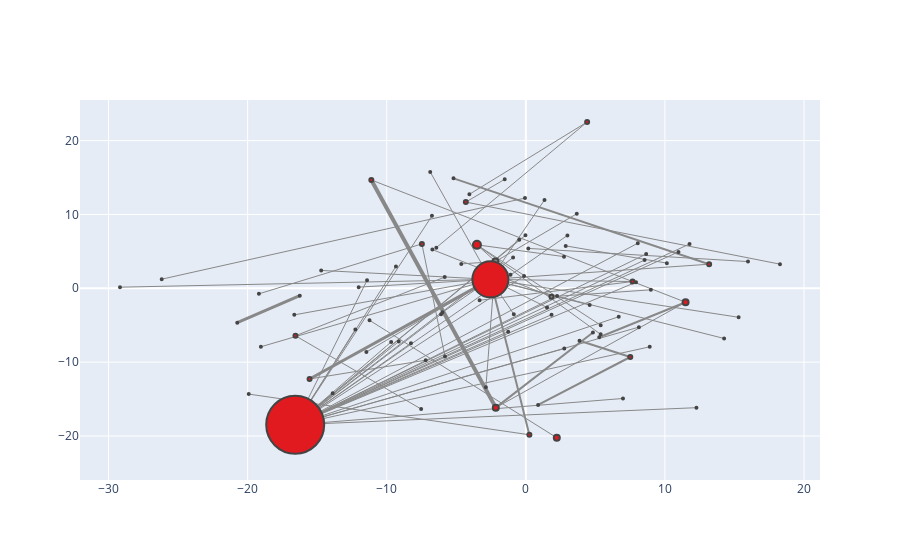

The notebook cell saved with this chart:
### Code cell
def plotNetworkSizeColor_q3(graph, df_user):

    scatters=[]

    for (node1, node2) in graph.edges():
        x0, y0 = graph.nodes[node1]['pos']
        x1, y1 = graph.nodes[node2]['pos']
        edgeWidth = graph[node1][node2]['numberMentions']
        s = Scatter(
                x=[x0, x1],
                y=[y0, y1],
                hoverinfo='none',
                mode='lines', 
                line=scatter.Line(width=edgeWidth ,color='#888'))
        scatters.append(s)



    for node in graph.nodes():
        xPos, yPos = graph.nodes[node]['pos']
        s = Scatter(
                x=[xPos], 
                y=[yPos], 
                
                text="User: %s <br> Top 3 most common word: %s <br>" % (node, df_user[df_user.user==node]['3 most common words'].values),
                hoverinfo='text',
                mode='markers', 
                marker=dict(
                    color=ylorrd4[3] if len(df_user[df_user.user==node]['3 most common words'].values) > 0 else '#888', 
                    size=nx.degree(graph,node)*2,         
                    line=dict(width=2)))
        scatters.append(s)
    
    layout = Layout(showlegend=False)
    fig = Figure(data=scatters, layout=layout)
    iplot(fig, show_link=False)

configure_plotly_browser_state()
plotNetworkSizeColor_q3(sportsGraph, df_user)

### Figure 1 — Plotly figure (JSON) as saved in the notebook; plotly's stock layout.template omitted (floating-point values rounded to 4 significant figures)
{"data": [{"mode": "lines", "hoverinfo": "none", "y": [14.89, 3.264], "x": [-5.2, 13.18], "line": {"color": "#888", "width": 2}, "type": "scatter"}, {"mode": "lines", "hoverinfo": "none", "y": [3.264, 1.209], "x": [13.18, -2.548], "line": {"color": "#888", "width": 1}, "type": "scatter"}, {"mode": "lines", "hoverinfo": "none", "y": [3.407, 5.742], "x": [10.14, 2.866], "line": {"color": "#888", "width": 1}, "type": "scatter"}, {"mode": "lines", "hoverinfo": "none", "y": [5.401, 3.618], "x": [0.1776, 15.97], "line": {"color": "#888", "width": 1}, "type": "scatter"}, {"mode": "lines", "hoverinfo": "none", "y": [-1.005, -4.655], "x": [-16.25, -20.74], "line": {"color": "#888", "width": 3}, "type": "scatter"}, {"mode": "lines", "hoverinfo": "none", "y": [5.242, -1.135], "x": [-6.719, 1.844], "line": {"color": "#888", "width": 1}, "type": "scatter"}, {"mode": "lines", "hoverinfo": "none", "y": [-1.135, -0.2056], "x": [1.844, 8.988], "line": {"color": "#888", "width": 1}, "type": "scatter"}, {"mode": "lines", "hoverinfo": "none", "y": [10.09, 3.619], "x": [3.662, -2.187], "line": {"color": "#888", "width": 1}, "type": "scatter"}, {"mode": "lines", "hoverinfo": "none", "y": [3.619, -13.41], "x": [-2.187, -2.87], "line": {"color": "#888", "width": 1}, "type": "scatter"}, {"mode": "lines", "hoverinfo": "none", "y": [3.619, 3.303], "x": [-2.187, -4.642], "line": {"color": "#888", "width": 1}, "type": "scatter"}, {"mode": "lines", "hoverinfo": "none", "y": [22.52, 12.73], "x": [4.406, -4.058], "line": {"color": "#888", "width": 1}, "type": "scatter"}, {"mode": "lines", "hoverinfo": "none", "y": [22.52, 5.506], "x": [4.406, -6.435], "line": {"color": "#888", "width": 1}, "type": "scatter"}, {"mode": "lines", "hoverinfo": "none", "y": [-6.431, 1.516], "x": [-16.56, -5.833], "line": {"color": "#888", "width": 1}, "type": "scatter"}, {"mode": "lines", "hoverinfo": "none", "y": [-6.431, -16.35], "x": [-16.56, -7.526], "line": {"color": "#888", "width": 1}, "type": "scatter"}, {"mode": "lines", "hoverinfo": "none", "y": [5.884, 1.82], "x": [-3.515, -1.102], "line": {"color": "#888", "width": 1}, "type": "scatter"}, {"mode": "lines", "hoverinfo": "none", "y": [5.884, -4.997], "x": [-3.515, 5.383], "line": {"color": "#888", "width": 1}, "type": "scatter"}, {"mode": "lines", "hoverinfo": "none", "y": [5.884, 4.288], "x": [-3.515, 2.744], "line": {"color": "#888", "width": 1}, "type": "scatter"}, {"mode": "lines", "hoverinfo": "none", "y": [5.884, -6.231], "x": [-3.515, 5.378], "line": {"color": "#888", "width": 1}, "type": "scatter"}, {"mode": "lines", "hoverinfo": "none", "y": [11.68, 3.266], "x": [-4.314, 18.27], "line": {"color": "#888", "width": 1}, "type": "scatter"}, {"mode": "lines", "hoverinfo": "none", "y": [11.68, 14.76], "x": [-4.314, -1.518], "line": {"color": "#888", "width": 1}, "type": "scatter"}, {"mode": "lines", "hoverinfo": "none", "y": [-16.16, 14.67], "x": [-2.16, -11.11], "line": {"color": "#888", "width": 4}, "type": "scatter"}, {"mode": "lines", "hoverinfo": "none", "y": [-16.16, -5.993], "x": [-2.16, 4.824], "line": {"color": "#888", "width": 2}, "type": "scatter"}, {"mode": "lines", "hoverinfo": "none", "y": [-16.16, -1.885], "x": [-2.16, 11.48], "line": {"color": "#888", "width": 1}, "type": "scatter"}, {"mode": "lines", "hoverinfo": "none", "y": [14.67, -1.885], "x": [-11.11, 11.48], "line": {"color": "#888", "width": 1}, "type": "scatter"}, {"mode": "lines", "hoverinfo": "none", "y": [-1.885, -6.637], "x": [11.48, 5.277], "line": {"color": "#888", "width": 2}, "type": "scatter"}, {"mode": "lines", "hoverinfo": "none", "y": [6.012, -9.238], "x": [-7.472, -5.812], "line": {"color": "#888", "width": 1}, "type": "scatter"}, {"mode": "lines", "hoverinfo": "none", "y": [6.012, -0.7529], "x": [-7.472, -19.19], "line": {"color": "#888", "width": 1}, "type": "scatter"}, {"mode": "lines", "hoverinfo": "none", "y": [-18.48, -7.44], "x": [-16.58, -8.257], "line": {"color": "#888", "width": 1}, "type": "scatter"}, {"mode": "lines", "hoverinfo": "none", "y": [-18.48, 7.176], "x": [-16.58, -0.02775], "line": {"color": "#888", "width": 1}, "type": "scatter"}, {"mode": "lines", "hoverinfo": "none", "y": [-18.48, 6.102], "x": [-16.58, 8.048], "line": {"color": "#888", "width": 1}, "type": "scatter"}, {"mode": "lines", "hoverinfo": "none", "y": [-18.48, 1.657], "x": [-16.58, -0.1271], "line": {"color": "#888", "width": 1}, "type": "scatter"}, {"mode": "lines", "hoverinfo": "none", "y": [-18.48, -7.261], "x": [-16.58, -9.679], "line": {"color": "#888", "width": 1}, "type": "scatter"}, {"mode": "lines", "hoverinfo": "none", "y": [-18.48, -8.166], "x": [-16.58, 2.765], "line": {"color": "#888", "width": 1}, "type": "scatter"}, {"mode": "lines", "hoverinfo": "none", "y": [-18.48, 6.588], "x": [-16.58, -0.4718], "line": {"color": "#888", "width": 1}, "type": "scatter"}, {"mode": "lines", "hoverinfo": "none", "y": [-18.48, 4.167], "x": [-16.58, -0.916], "line": {"color": "#888", "width": 1}, "type": "scatter"}, {"mode": "lines", "hoverinfo": "none", "y": [-18.48, 4.925], "x": [-16.58, 10.97], "line": {"color": "#888", "width": 1}, "type": "scatter"}, {"mode": "lines", "hoverinfo": "none", "y": [-18.48, 7.158], "x": [-16.58, 2.989], "line": {"color": "#888", "width": 1}, "type": "scatter"}, {"mode": "lines", "hoverinfo": "none", "y": [-18.48, 2.967], "x": [-16.58, -9.336], "line": {"color": "#888", "width": 1}, "type": "scatter"}, {"mode": "lines", "hoverinfo": "none", "y": [-18.48, -3.577], "x": [-16.58, 1.849], "line": {"color": "#888", "width": 1}, "type": "scatter"}, {"mode": "lines", "hoverinfo": "none", "y": [-18.48, -7.212], "x": [-16.58, -9.133], "line": {"color": "#888", "width": 1}, "type": "scatter"}, {"mode": "lines", "hoverinfo": "none", "y": [-18.48, -1.04], "x": [-16.58, 2.244], "line": {"color": "#888", "width": 1}, "type": "scatter"}, {"mode": "lines", "hoverinfo": "none", "y": [-18.48, 1.09], "x": [-16.58, -11.42], "line": {"color": "#888", "width": 1}, "type": "scatter"}, {"mode": "lines", "hoverinfo": "none", "y": [-18.48, -5.88], "x": [-16.58, -1.269], "line": {"color": "#888", "width": 1}, "type": "scatter"}, {"mode": "lines", "hoverinfo": "none", "y": [-18.48, 3.825], "x": [-16.58, 8.537], "line": {"color": "#888", "width": 1}, "type": "scatter"}, {"mode": "lines", "hoverinfo": "none", "y": [-18.48, -14.92], "x": [-16.58, 6.984], "line": {"color": "#888", "width": 1}, "type": "scatter"}, {"mode": "lines", "hoverinfo": "none", "y": [-18.48, -5.261], "x": [-16.58, 8.128], "line": {"color": "#888", "width": 1}, "type": "scatter"}, {"mode": "lines", "hoverinfo": "none", "y": [-18.48, 5.996], "x": [-16.58, 11.77], "line": {"color": "#888", "width": 1}, "type": "scatter"}, {"mode": "lines", "hoverinfo": "none", "y": [-18.48, -3.854], "x": [-16.58, 6.678], "line": {"color": "#888", "width": 1}, "type": "scatter"}, {"mode": "lines", "hoverinfo": "none", "y": [-18.48, -3.522], "x": [-16.58, -6.093], "line": {"color": "#888", "width": 1}, "type": "scatter"}, {"mode": "lines", "hoverinfo": "none", "y": [-18.48, -16.17], "x": [-16.58, 12.26], "line": {"color": "#888", "width": 1}, "type": "scatter"}, {"mode": "lines", "hoverinfo": "none", "y": [-18.48, 9.807], "x": [-16.58, -6.748], "line": {"color": "#888", "width": 1}, "type": "scatter"}, {"mode": "lines", "hoverinfo": "none", "y": [-18.48, 0.8273], "x": [-16.58, 7.922], "line": {"color": "#888", "width": 1}, "type": "scatter"}, {"mode": "lines", "hoverinfo": "none", "y": [-18.48, -5.569], "x": [-16.58, -12.26], "line": {"color": "#888", "width": 1}, "type": "scatter"}, {"mode": "lines", "hoverinfo": "none", "y": [-18.48, -14.2], "x": [-16.58, -13.89], "line": {"color": "#888", "width": 1}, "type": "scatter"}, {"mode": "lines", "hoverinfo": "none", "y": [-18.48, -7.928], "x": [-16.58, 8.906], "line": {"color": "#888", "width": 1}, "type": "scatter"}, {"mode": "lines", "hoverinfo": "none", "y": [-18.48, 4.636], "x": [-16.58, 8.651], "line": {"color": "#888", "width": 1}, "type": "scatter"}, {"mode": "lines", "hoverinfo": "none", "y": [-1.621, 0.9125], "x": [-3.325, 7.671], "line": {"color": "#888", "width": 1}, "type": "scatter"}, {"mode": "lines", "hoverinfo": "none", "y": [0.9125, 1.209], "x": [7.671, -2.548], "line": {"color": "#888", "width": 1}, "type": "scatter"}, {"mode": "lines", "hoverinfo": "none", "y": [1.234, 12.22], "x": [-26.18, -0.06057], "line": {"color": "#888", "width": 1}, "type": "scatter"}, {"mode": "lines", "hoverinfo": "none", "y": [-9.74, -12.28], "x": [-7.198, -15.55], "line": {"color": "#888", "width": 1}, "type": "scatter"}, {"mode": "lines", "hoverinfo": "none", "y": [-12.28, 1.209], "x": [-15.55, -2.548], "line": {"color": "#888", "width": 3}, "type": "scatter"}, {"mode": "lines", "hoverinfo": "none", "y": [-15.79, -9.304], "x": [0.8807, 7.509], "line": {"color": "#888", "width": 2}, "type": "scatter"}, {"mode": "lines", "hoverinfo": "none", "y": [-9.304, -7.102], "x": [7.509, 3.858], "line": {"color": "#888", "width": 2}, "type": "scatter"}, {"mode": "lines", "hoverinfo": "none", "y": [-20.24, -4.331], "x": [2.225, -11.24], "line": {"color": "#888", "width": 1}, "type": "scatter"}, {"mode": "lines", "hoverinfo": "none", "y": [-20.24, -20.24], "x": [2.225, 2.225], "line": {"color": "#888", "width": 1}, "type": "scatter"}, {"mode": "lines", "hoverinfo": "none", "y": [-14.33, -19.83], "x": [-19.92, 0.2546], "line": {"color": "#888", "width": 1}, "type": "scatter"}, {"mode": "lines", "hoverinfo": "none", "y": [-19.83, 1.209], "x": [0.2546, -2.548], "line": {"color": "#888", "width": 2}, "type": "scatter"}, {"mode": "lines", "hoverinfo": "none", "y": [1.209, 11.97], "x": [-2.548, 1.342], "line": {"color": "#888", "width": 1}, "type": "scatter"}, {"mode": "lines", "hoverinfo": "none", "y": [1.209, 0.1513], "x": [-2.548, -29.17], "line": {"color": "#888", "width": 1}, "type": "scatter"}, {"mode": "lines", "hoverinfo": "none", "y": [1.209, -3.52], "x": [-2.548, -0.8646], "line": {"color": "#888", "width": 1}, "type": "scatter"}, {"mode": "lines", "hoverinfo": "none", "y": [1.209, -8.628], "x": [-2.548, -11.46], "line": {"color": "#888", "width": 1}, "type": "scatter"}, {"mode": "lines", "hoverinfo": "none", "y": [1.209, -2.593], "x": [-2.548, 1.524], "line": {"color": "#888", "width": 1}, "type": "scatter"}, {"mode": "lines", "hoverinfo": "none", "y": [1.209, -3.924], "x": [-2.548, 15.3], "line": {"color": "#888", "width": 1}, "type": "scatter"}, {"mode": "lines", "hoverinfo": "none", "y": [1.209, 15.75], "x": [-2.548, -6.874], "line": {"color": "#888", "width": 1}, "type": "scatter"}, {"mode": "lines", "hoverinfo": "none", "y": [1.209, -3.258], "x": [-2.548, -5.994], "line": {"color": "#888", "width": 1}, "type": "scatter"}, {"mode": "lines", "hoverinfo": "none", "y": [1.209, -7.921], "x": [-2.548, -19.05], "line": {"color": "#888", "width": 1}, "type": "scatter"}, {"mode": "lines", "hoverinfo": "none", "y": [1.209, -6.797], "x": [-2.548, 14.25], "line": {"color": "#888", "width": 1}, "type": "scatter"}, {"mode": "lines", "hoverinfo": "none", "y": [1.209, 0.157], "x": [-2.548, -12.02], "line": {"color": "#888", "width": 1}, "type": "scatter"}, {"mode": "lines", "hoverinfo": "none", "y": [1.209, -3.599], "x": [-2.548, -16.65], "line": {"color": "#888", "width": 1}, "type": "scatter"}, {"mode": "lines", "hoverinfo": "none", "y": [1.209, -2.273], "x": [-2.548, 4.587], "line": {"color": "#888", "width": 1}, "type": "scatter"}, {"mode": "lines", "hoverinfo": "none", "y": [1.209, 2.422], "x": [-2.548, -14.71], "line": {"color": "#888", "width": 1}, "type": "scatter"}, {"text": "User: kackerl <br> Top 3 most common word: ['soccerclips, cup, video'] <br>", "y": [14.89], "mode": "markers", "hoverinfo": "text", "marker": {"color": "hsl(359.0, 79.0%, 49.0%)", "line": {"width": 2}, "size": 2}, "x": [-5.2], "type": "scatter"}, {"text": "User: soccerclips <br> Top 3 most common word: ['video, http, tinyurl'] <br>", "y": [3.264], "mode": "markers", "hoverinfo": "text", "marker": {"color": "hsl(359.0, 79.0%, 49.0%)", "line": {"width": 2}, "size": 4}, "x": [13.18], "type": "scatter"}, {"text": "User: vanadamssports <br> Top 3 most common word: ['using, social, media'] <br>", "y": [3.407], "mode": "markers", "hoverinfo": "text", "marker": {"color": "hsl(359.0, 79.0%, 49.0%)", "line": {"width": 2}, "size": 2}, "x": [10.14], "type": "scatter"}, {"text": "User: sports_business <br> Top 3 most common word: [] <br>", "y": [5.742], "mode": "markers", "hoverinfo": "text", "marker": {"color": "#888", "line": {"width": 2}, "size": 2}, "x": [2.866], "type": "scatter"}, {"text": "User: jimhutchinson <br> Top 3 most common word: ['tinaladuke, results, told'] <br>", "y": [5.401], "mode": "markers", "hoverinfo": "text", "marker": {"color": "hsl(359.0, 79.0%, 49.0%)", "line": {"width": 2}, "size": 2}, "x": [0.1776], "type": "scatter"}, {"text": "User: tinaladuke <br> Top 3 most common word: [] <br>", "y": [3.618], "mode": "markers", "hoverinfo": "text", "marker": {"color": "#888", "line": {"width": 2}, "size": 2}, "x": [15.97], "type": "scatter"}, {"text": "User: oak_athletics <br> Top 3 most common word: ['thefantasyfix, wire, watch'] <br>", "y": [-1.005], "mode": "markers", "hoverinfo": "text", "marker": {"color": "hsl(359.0, 79.0%, 49.0%)", "line": {"width": 2}, "size": 2}, "x": [-16.25], "type": "scatter"}, {"text": "User: thefantasyfix <br> Top 3 most common word: [] <br>", "y": [-4.655], "mode": "markers", "hoverinfo": "text", "marker": {"color": "#888", "line": {"width": 2}, "size": 2}, "x": [-20.74], "type": "scatter"}, {"text": "User: chowjackie <br> Top 3 most common word: ['thestandardhk, ronaldo, gets'] <br>", "y": [5.242], "mode": "markers", "hoverinfo": "text", "marker": {"color": "hsl(359.0, 79.0%, 49.0%)", "line": {"width": 2}, "size": 2}, "x": [-6.719], "type": "scatter"}, {"text": "User: thestandardhk <br> Top 3 most common word: [] <br>", "y": [-1.135], "mode": "markers", "hoverinfo": "text", "marker": {"color": "#888", "line": {"width": 2}, "size": 4}, "x": [1.844], "type": "scatter"}, {"text": "User: thaicam <br> Top 3 most common word: ['glad, leaving, thestandardhk'] <br>", "y": [-0.2056], "mode": "markers", "hoverinfo": "text", "marker": {"color": "hsl(359.0, 79.0%, 49.0%)", "line": {"width": 2}, "size": 2}, "x": [8.988], "type": "scatter"}, {"text": "User: theticketcoach <br> Top 3 most common word: ['list, 410, sportsbiz'] <br>", "y": [10.09], "mode": "markers", "hoverinfo": "text", "marker": {"color": "hsl(359.0, 79.0%, 49.0%)", "line": {"width": 2}, "size": 2}, "x": [3.662], "type": "scatter"}, {"text": "User: rongoch <br> Top 3 most common word: [] <br>", "y": [3.619], "mode": "markers", "hoverinfo": "text", "marker": {"color": "#888", "line": {"width": 2}, "size": 6}, "x": [-2.187], "type": "scatter"}, {"text": "User: meaghery <br> Top 3 most common word: ['list, 410, sportsbiz'] <br>", "y": [-13.41], "mode": "markers", "hoverinfo": "text", "marker": {"color": "hsl(359.0, 79.0%, 49.0%)", "line": {"width": 2}, "size": 2}, "x": [-2.87], "type": "scatter"}, {"text": "User: createasellout <br> Top 3 most common word: ['list, 410, sportsbiz'] <br>", "y": [3.303], "mode": "markers", "hoverinfo": "text", "marker": {"color": "hsl(359.0, 79.0%, 49.0%)", "line": {"width": 2}, "size": 2}, "x": [-4.642], "type": "scatter"}, {"text": "User: staycation_la <br> Top 3 most common word: ['awesome, lakers, pic'] <br>", "y": [22.52], "mode": "markers", "hoverinfo": "text", "marker": {"color": "hsl(359.0, 79.0%, 49.0%)", "line": {"width": 2}, "size": 4}, "x": [4.406], "type": "scatter"}, {"text": "User: lakers <br> Top 3 most common word: [] <br>", "y": [12.73], "mode": "markers", "hoverinfo": "text", "marker": {"color": "#888", "line": {"width": 2}, "size": 2}, "x": [-4.058], "type": "scatter"}, {"text": "User: derekfisher <br> Top 3 most common word: [] <br>", "y": [5.506], "mode": "markers", "hoverinfo": "text", "marker": {"color": "#888", "line": {"width": 2}, "size": 2}, "x": [-6.435], "type": "scatter"}, {"text": "User: flipbooks <br> Top 3 most common word: ['sports, http, sportsmarketing'] <br>", "y": [-6.431], "mode": "markers", "hoverinfo": "text", "marker": {"color": "hsl(359.0, 79.0%, 49.0%)", "line": {"width": 2}, "size": 4}, "x": [-16.56], "type": "scatter"}, {"text": "User: demonick <br> Top 3 most common word: [] <br>", "y": [1.516], "mode": "markers", "hoverinfo": "text", "marker": {"color": "#888", "line": {"width": 2}, "size": 2}, "x": [-5.833], "type": "scatter"}, {"text": "User: peterpek <br> Top 3 most common word: [] <br>", "y": [-16.35], "mode": "markers", "hoverinfo": "text", "marker": {"color": "#888", "line": {"width": 2}, "size": 2}, "x": [-7.526], "type": "scatter"}, {"text": "User: dharmabob <br> Top 3 most common word: ['followfriday, sports, yankeeshate'] <br>", "y": [5.884], "mode": "markers", "hoverinfo": "text", "marker": {"color": "hsl(359.0, 79.0%, 49.0%)", "line": {"width": 2}, "size": 8}, "x": [-3.515], "type": "scatter"}, {"text": "User: markdilullo <br> Top 3 most common word: [] <br>", "y": [1.82], "mode": "markers", "hoverinfo": "text", "marker": {"color": "#888", "line": {"width": 2}, "size": 2}, "x": [-1.102], "type": "scatter"}, {"text": "User: notangrybob <br> Top 3 most common word: [] <br>", "y": [-4.997], "mode": "markers", "hoverinfo": "text", "marker": {"color": "#888", "line": {"width": 2}, "size": 2}, "x": [5.383], "type": "scatter"}, {"text": "User: sleepjunky <br> Top 3 most common word: [] <br>", "y": [4.288], "mode": "markers", "hoverinfo": "text", "marker": {"color": "#888", "line": {"width": 2}, "size": 2}, "x": [2.744], "type": "scatter"}, {"text": "User: chumworth <br> Top 3 most common word: [] <br>", "y": [-6.231], "mode": "markers", "hoverinfo": "text", "marker": {"color": "#888", "line": {"width": 2}, "size": 2}, "x": [5.378], "type": "scatter"}, {"text": "User: gofullride <br> Top 3 most common word: ['imbradmiller, gevjen, working'] <br>", "y": [11.68], "mode": "markers", "hoverinfo": "text", "marker": {"color": "hsl(359.0, 79.0%, 49.0%)", "line": {"width": 2}, "size": 4}, "x": [-4.314], "type": "scatter"}, {"text": "User: imbradmiller <br> Top 3 most common word: [] <br>", "y": [3.266], "mode": "markers", "hoverinfo": "text", "marker": {"color": "#888", "line": {"width": 2}, "size": 2}, "x": [18.27], "type": "scatter"}, {"text": "User: gevjen <br> Top 3 most common word: [] <br>", "y": [14.76], "mode": "markers", "hoverinfo": "text", "marker": {"color": "#888", "line": {"width": 2}, "size": 2}, "x": [-1.518], "type": "scatter"}, {"text": "User: jussisolja <br> Top 3 most common word: ['joining, anssimakela, konaruss'] <br>", "y": [-16.16], "mode": "markers", "hoverinfo": "text", "marker": {"color": "hsl(359.0, 79.0%, 49.0%)", "line": {"width": 2}, "size": 6}, "x": [-2.16], "type": "scatter"}, {"text": "User: anssimakela <br> Top 3 most common word: ['jussisolja, follow, levi24'] <br>", "y": [14.67], "mode": "markers", "hoverinfo": "text", "marker": {"color": "hsl(359.0, 79.0%, 49.0%)", "line": {"width": 2}, "size": 4}, "x": [-11.11], "type": "scatter"}, {"text": "User: konaruss <br> Top 3 most common word: [] <br>", "y": [-5.993], "mode": "markers", "hoverinfo": "text", "marker": {"color": "#888", "line": {"width": 2}, "size": 2}, "x": [4.824], "type": "scatter"}, {"text": "User: kona_russ <br> Top 3 most common word: ['sportstracker, http, lap'] <br>", "y": [-1.885], "mode": "markers", "hoverinfo": "text", "marker": {"color": "hsl(359.0, 79.0%, 49.0%)", "line": {"width": 2}, "size": 6}, "x": [11.48], "type": "scatter"}, {"text": "User: edduzzell <br> Top 3 most common word: [] <br>", "y": [-6.637], "mode": "markers", "hoverinfo": "text", "marker": {"color": "#888", "line": {"width": 2}, "size": 2}, "x": [5.277], "type": "scatter"}, {"text": "User: birdieblog <br> Top 3 most common word: ['golf, http, sports'] <br>", "y": [6.012], "mode": "markers", "hoverinfo": "text", "marker": {"color": "hsl(359.0, 79.0%, 49.0%)", "line": {"width": 2}, "size": 4}, "x": [-7.472], "type": "scatter"}, {"text": "User: iproputt_bob <br> Top 3 most common word: [] <br>", "y": [-9.238], "mode": "markers", "hoverinfo": "text", "marker": {"color": "#888", "line": {"width": 2}, "size": 2}, "x": [-5.812], "type": "scatter"}, {"text": "User: monstersinsf <br> Top 3 most common word: ['2009, http, com'] <br>", "y": [-18.48], "mode": "markers", "hoverinfo": "text", "marker": {"color": "hsl(359.0, 79.0%, 49.0%)", "line": {"width": 2}, "size": 58}, "x": [-16.58], "type": "scatter"}, {"text": "User: ifyouseekdemi <br> Top 3 most common word: [] <br>", "y": [-7.44], "mode": "markers", "hoverinfo": "text", "marker": {"color": "#888", "line": {"width": 2}, "size": 2}, "x": [-8.257], "type": "scatter"}, {"text": "User: meinungs_blog <br> Top 3 most common word: [] <br>", "y": [7.176], "mode": "markers", "hoverinfo": "text", "marker": {"color": "#888", "line": {"width": 2}, "size": 2}, "x": [-0.02775], "type": "scatter"}, {"text": "User: nickjoekevin01 <br> Top 3 most common word: [] <br>", "y": [6.102], "mode": "markers", "hoverinfo": "text", "marker": {"color": "#888", "line": {"width": 2}, "size": 2}, "x": [8.048], "type": "scatter"}, {"text": "User: myartspace <br> Top 3 most common word: [] <br>", "y": [1.657], "mode": "markers", "hoverinfo": "text", "marker": {"color": "#888", "line": {"width": 2}, "size": 2}, "x": [-0.1271], "type": "scatter"}, {"text": "User: hookedblog <br> Top 3 most common word: [] <br>", "y": [-7.261], "mode": "markers", "hoverinfo": "text", "marker": {"color": "#888", "line": {"width": 2}, "size": 2}, "x": [-9.679], "type": "scatter"}, {"text": "User: lilyroseallen <br> Top 3 most common word: [] <br>", "y": [-8.166], "mode": "markers", "hoverinfo": "text", "marker": {"color": "#888", "line": {"width": 2}, "size": 2}, "x": [2.765], "type": "scatter"}, {"text": "User:  <br> Top 3 most common word: [] <br>", "y": [6.588], "mode": "markers", "hoverinfo": "text", "marker": {"color": "#888", "line": {"width": 2}, "size": 2}, "x": [-0.4718], "type": "scatter"}, {"text": "User: mickyates <br> Top 3 most common word: [] <br>", "y": [4.167], "mode": "markers", "hoverinfo": "text", "marker": {"color": "#888", "line": {"width": 2}, "size": 2}, "x": [-0.916], "type": "scatter"}, {"text": "User: uk_reporter <br> Top 3 most common word: [] <br>", "y": [4.925], "mode": "markers", "hoverinfo": "text", "marker": {"color": "#888", "line": {"width": 2}, "size": 2}, "x": [10.97], "type": "scatter"}, {"text": "User: mathys <br> Top 3 most common word: [] <br>", "y": [7.158], "mode": "markers", "hoverinfo": "text", "marker": {"color": "#888", "line": {"width": 2}, "size": 2}, "x": [2.989], "type": "scatter"}, {"text": "User: aisha1908 <br> Top 3 most common word: [] <br>", "y": [2.967], "mode": "markers", "hoverinfo": "text", "marker": {"color": "#888", "line": {"width": 2}, "size": 2}, "x": [-9.336], "type": "scatter"}, {"text": "User: laineylovestbs <br> Top 3 most common word: [] <br>", "y": [-3.577], "mode": "markers", "hoverinfo": "text", "marker": {"color": "#888", "line": {"width": 2}, "size": 2}, "x": [1.849], "type": "scatter"}, {"text": "User: ddubsbostongirl <br> Top 3 most common word: [] <br>", "y": [-7.212], "mode": "markers", "hoverinfo": "text", "marker": {"color": "#888", "line": {"width": 2}, "size": 2}, "x": [-9.133], "type": "scatter"}, {"text": "User: jbeauty <br> Top 3 most common word: [] <br>", "y": [-1.04], "mode": "markers", "hoverinfo": "text", "marker": {"color": "#888", "line": {"width": 2}, "size": 2}, "x": [2.244], "type": "scatter"}, {"text": "User: nkangel74 <br> Top 3 most common word: [] <br>", "y": [1.09], "mode": "markers", "hoverinfo": "text", "marker": {"color": "#888", "line": {"width": 2}, "size": 2}, "x": [-11.42], "type": "scatter"}, {"text": "User: adesojiadegbulu <br> Top 3 most common word: [] <br>", "y": [-5.88], "mode": "markers", "hoverinfo": "text", "marker": {"color": "#888", "line": {"width": 2}, "size": 2}, "x": [-1.269], "type": "scatter"}, {"text": "User: tweetmeme <br> Top 3 most common word: [] <br>", "y": [3.825], "mode": "markers", "hoverinfo": "text", "marker": {"color": "#888", "line": {"width": 2}, "size": 2}, "x": [8.537], "type": "scatter"}, {"text": "User: krange <br> Top 3 most common word: [] <br>", "y": [-14.92], "mode": "markers", "hoverinfo": "text", "marker": {"color": "#888", "line": {"width": 2}, "size": 2}, "x": [6.984], "type": "scatter"}, {"text": "User: bc518 <br> Top 3 most common word: [] <br>", "y": [-5.261], "mode": "markers", "hoverinfo": "text", "marker": {"color": "#888", "line": {"width": 2}, "size": 2}, "x": [8.128], "type": "scatter"}, {"text": "User: artfaerie <br> Top 3 most common word: [] <br>", "y": [5.996], "mode": "markers", "hoverinfo": "text", "marker": {"color": "#888", "line": {"width": 2}, "size": 2}, "x": [11.77], "type": "scatter"}, {"text": "User: jmliss <br> Top 3 most common word: [] <br>", "y": [-3.854], "mode": "markers", "hoverinfo": "text", "marker": {"color": "#888", "line": {"width": 2}, "size": 2}, "x": [6.678], "type": "scatter"}, {"text": "User: emmajbarrett <br> Top 3 most common word: [] <br>", "y": [-3.522], "mode": "markers", "hoverinfo": "text", "marker": {"color": "#888", "line": {"width": 2}, "size": 2}, "x": [-6.093], "type": "scatter"}, {"text": "User: billcrosby <br> Top 3 most common word: [] <br>", "y": [-16.17], "mode": "markers", "hoverinfo": "text", "marker": {"color": "#888", "line": {"width": 2}, "size": 2}, "x": [12.26], "type": "scatter"}, {"text": "User: lost_illusion <br> Top 3 most common word: [] <br>", "y": [9.807], "mode": "markers", "hoverinfo": "text", "marker": {"color": "#888", "line": {"width": 2}, "size": 2}, "x": [-6.748], "type": "scatter"}, {"text": "User: cardlady156 <br> Top 3 most common word: [] <br>", "y": [0.8273], "mode": "markers", "hoverinfo": "text", "marker": {"color": "#888", "line": {"width": 2}, "size": 2}, "x": [7.922], "type": "scatter"}, {"text": "User: jonas_fans <br> Top 3 most common word: [] <br>", "y": [-5.569], "mode": "markers", "hoverinfo": "text", "marker": {"color": "#888", "line": {"width": 2}, "size": 2}, "x": [-12.26], "type": "scatter"}, {"text": "User: nbcnews <br> Top 3 most common word: [] <br>", "y": [-14.2], "mode": "markers", "hoverinfo": "text", "marker": {"color": "#888", "line": {"width": 2}, "size": 2}, "x": [-13.89], "type": "scatter"}, {"text": "User: joshuamiller77 <br> Top 3 most common word: [] <br>", "y": [-7.928], "mode": "markers", "hoverinfo": "text", "marker": {"color": "#888", "line": {"width": 2}, "size": 2}, "x": [8.906], "type": "scatter"}, {"text": "User: mcgowanrose <br> Top 3 most common word: [] <br>", "y": [4.636], "mode": "markers", "hoverinfo": "text", "marker": {"color": "#888", "line": {"width": 2}, "size": 2}, "x": [8.651], "type": "scatter"}, {"text": "User: secsportsupdate <br> Top 3 most common word: ['cbs_sports, news, sports'] <br>", "y": [-1.621], "mode": "markers", "hoverinfo": "text", "marker": {"color": "hsl(359.0, 79.0%, 49.0%)", "line": {"width": 2}, "size": 2}, "x": [-3.325], "type": "scatter"}, {"text": "User: cbs_sports <br> Top 3 most common word: ['news, sports, http'] <br>", "y": [0.9125], "mode": "markers", "hoverinfo": "text", "marker": {"color": "hsl(359.0, 79.0%, 49.0%)", "line": {"width": 2}, "size": 4}, "x": [7.671], "type": "scatter"}, {"text": "User: xbrn <br> Top 3 most common word: ['lakergirl1, http, twitpic'] <br>", "y": [1.234], "mode": "markers", "hoverinfo": "text", "marker": {"color": "hsl(359.0, 79.0%, 49.0%)", "line": {"width": 2}, "size": 2}, "x": [-26.18], "type": "scatter"}, {"text": "User: lakergirl1 <br> Top 3 most common word: [] <br>", "y": [12.22], "mode": "markers", "hoverinfo": "text", "marker": {"color": "#888", "line": {"width": 2}, "size": 2}, "x": [-0.06057], "type": "scatter"}, {"text": "User: fla_marlins <br> Top 3 most common word: ['dailymesports, sports, ross'] <br>", "y": [-9.74], "mode": "markers", "hoverinfo": "text", "marker": {"color": "hsl(359.0, 79.0%, 49.0%)", "line": {"width": 2}, "size": 2}, "x": [-7.198], "type": "scatter"}, {"text": "User: dailymesports <br> Top 3 most common word: ['sports, http, bit'] <br>", "y": [-12.28], "mode": "markers", "hoverinfo": "text", "marker": {"color": "hsl(359.0, 79.0%, 49.0%)", "line": {"width": 2}, "size": 4}, "x": [-15.55], "type": "scatter"}, {"text": "User: asheville <br> Top 3 most common word: ['sports, http, tinyurl'] <br>", "y": [-0.7529], "mode": "markers", "hoverinfo": "text", "marker": {"color": "hsl(359.0, 79.0%, 49.0%)", "line": {"width": 2}, "size": 2}, "x": [-19.19], "type": "scatter"}, {"text": "User: talkhoops <br> Top 3 most common word: ['dugoutsportshow, broadcast, blogs'] <br>", "y": [-15.79], "mode": "markers", "hoverinfo": "text", "marker": {"color": "hsl(359.0, 79.0%, 49.0%)", "line": {"width": 2}, "size": 2}, "x": [0.8807], "type": "scatter"}, {"text": "User: dugoutsportshow <br> Top 3 most common word: ['website, sneak, peek'] <br>", "y": [-9.304], "mode": "markers", "hoverinfo": "text", "marker": {"color": "hsl(359.0, 79.0%, 49.0%)", "line": {"width": 2}, "size": 4}, "x": [7.509], "type": "scatter"}, {"text": "User: hhreynolds <br> Top 3 most common word: ['dugoutsportshow, broadcast, blogs'] <br>", "y": [-7.102], "mode": "markers", "hoverinfo": "text", "marker": {"color": "hsl(359.0, 79.0%, 49.0%)", "line": {"width": 2}, "size": 2}, "x": [3.858], "type": "scatter"}, {"text": "User: lotay <br> Top 3 most common word: ['sportscar, bmw, sirhendrix'] <br>", "y": [-20.24], "mode": "markers", "hoverinfo": "text", "marker": {"color": "hsl(359.0, 79.0%, 49.0%)", "line": {"width": 2}, "size": 6}, "x": [2.225], "type": "scatter"}, {"text": "User: sirhendrix <br> Top 3 most common word: [] <br>", "y": [-4.331], "mode": "markers", "hoverinfo": "text", "marker": {"color": "#888", "line": {"width": 2}, "size": 2}, "x": [-11.24], "type": "scatter"}, {"text": "User: anngaff <br> Top 3 most common word: ['sports, womentalksports, wts'] <br>", "y": [-14.33], "mode": "markers", "hoverinfo": "text", "marker": {"color": "hsl(359.0, 79.0%, 49.0%)", "line": {"width": 2}, "size": 2}, "x": [-19.92], "type": "scatter"}, {"text": "User: womentalksports <br> Top 3 most common word: ['women, sports, http'] <br>", "y": [-19.83], "mode": "markers", "hoverinfo": "text", "marker": {"color": "hsl(359.0, 79.0%, 49.0%)", "line": {"width": 2}, "size": 4}, "x": [0.2546], "type": "scatter"}, {"text": "User: mr504easy <br> Top 3 most common word: ['http, sports, com'] <br>", "y": [1.209], "mode": "markers", "hoverinfo": "text", "marker": {"color": "hsl(359.0, 79.0%, 49.0%)", "line": {"width": 2}, "size": 36}, "x": [-2.548], "type": "scatter"}, {"text": "User: dsummers3 <br> Top 3 most common word: [] <br>", "y": [11.97], "mode": "markers", "hoverinfo": "text", "marker": {"color": "#888", "line": {"width": 2}, "size": 2}, "x": [1.342], "type": "scatter"}, {"text": "User: hoopfeed <br> Top 3 most common word: [] <br>", "y": [0.1513], "mode": "markers", "hoverinfo": "text", "marker": {"color": "#888", "line": {"width": 2}, "size": 2}, "x": [-29.17], "type": "scatter"}, {"text": "User: cltrg <br> Top 3 most common word: ['added, http, wefollow'] <br>", "y": [-3.52], "mode": "markers", "hoverinfo": "text", "marker": {"color": "hsl(359.0, 79.0%, 49.0%)", "line": {"width": 2}, "size": 2}, "x": [-0.8646], "type": "scatter"}, {"text": "User: mitterauer <br> Top 3 most common word: [] <br>", "y": [-8.628], "mode": "markers", "hoverinfo": "text", "marker": {"color": "#888", "line": {"width": 2}, "size": 2}, "x": [-11.46], "type": "scatter"}, {"text": "User: schenn_sational <br> Top 3 most common word: [] <br>", "y": [-2.593], "mode": "markers", "hoverinfo": "text", "marker": {"color": "#888", "line": {"width": 2}, "size": 2}, "x": [1.524], "type": "scatter"}, {"text": "User: ronniejlanier <br> Top 3 most common word: [] <br>", "y": [-3.924], "mode": "markers", "hoverinfo": "text", "marker": {"color": "#888", "line": {"width": 2}, "size": 2}, "x": [15.3], "type": "scatter"}, {"text": "User: riverrovers <br> Top 3 most common word: [] <br>", "y": [15.75], "mode": "markers", "hoverinfo": "text", "marker": {"color": "#888", "line": {"width": 2}, "size": 2}, "x": [-6.874], "type": "scatter"}, {"text": "User: sporterra <br> Top 3 most common word: [] <br>", "y": [-3.258], "mode": "markers", "hoverinfo": "text", "marker": {"color": "#888", "line": {"width": 2}, "size": 2}, "x": [-5.994], "type": "scatter"}, {"text": "User: the_nation <br> Top 3 most common word: ['sports, http, tinyurl'] <br>", "y": [-7.921], "mode": "markers", "hoverinfo": "text", "marker": {"color": "hsl(359.0, 79.0%, 49.0%)", "line": {"width": 2}, "size": 2}, "x": [-19.05], "type": "scatter"}, {"text": "User: zentrumstudios <br> Top 3 most common word: [] <br>", "y": [-6.797], "mode": "markers", "hoverinfo": "text", "marker": {"color": "#888", "line": {"width": 2}, "size": 2}, "x": [14.25], "type": "scatter"}, {"text": "User: joeymac9 <br> Top 3 most common word: ['added, http, wefollow'] <br>", "y": [0.157], "mode": "markers", "hoverinfo": "text", "marker": {"color": "hsl(359.0, 79.0%, 49.0%)", "line": {"width": 2}, "size": 2}, "x": [-12.02], "type": "scatter"}, {"text": "User: jasonhussong <br> Top 3 most common word: [] <br>", "y": [-3.599], "mode": "markers", "hoverinfo": "text", "marker": {"color": "#888", "line": {"width": 2}, "size": 2}, "x": [-16.65], "type": "scatter"}, {"text": "User: carmenrey <br> Top 3 most common word: [] <br>", "y": [-2.273], "mode": "markers", "hoverinfo": "text", "marker": {"color": "#888", "line": {"width": 2}, "size": 2}, "x": [4.587], "type": "scatter"}, {"text": "User: utheamericankid <br> Top 3 most common word: ['sports, kobe, bryant'] <br>", "y": [2.422], "mode": "markers", "hoverinfo": "text", "marker": {"color": "hsl(359.0, 79.0%, 49.0%)", "line": {"width": 2}, "size": 2}, "x": [-14.71], "type": "scatter"}], "layout": {"showlegend": false}}
